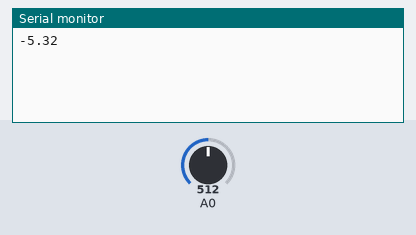
Bench run of a sketch on a simulated Arduino Uno, built with avr-gcc and run on an emulated ATmega328P. Parts: the last lines printed to the serial monitor. The inputs (shaded band) are chosen by the test bench; at power-on: A0 = 512.

Above: at 1.8 s.
1.9 s: A0 set to 716
At 2.8 s:
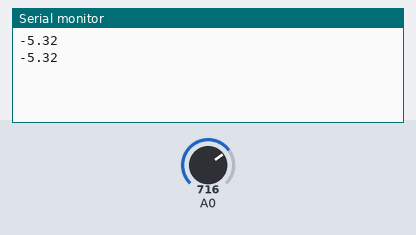
3.4 s: A0 set to 900
At 4.8 s:
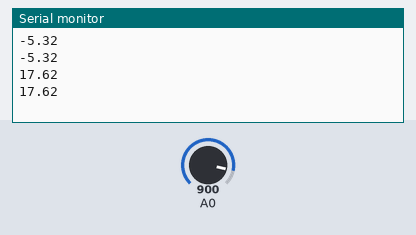
Timing chart, 0 to 6.4 s (numbered marks = the images above; inputs shaded):
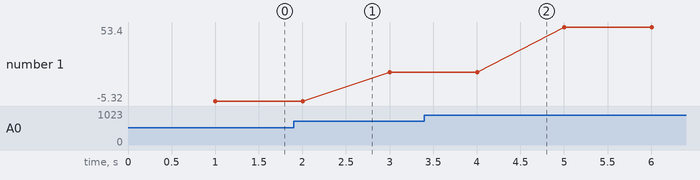

Measured:
- plotted number 1: -5.32 → 17.62 after the input at 1.9 s, 17.62 → 53.4 after the input at 3.4 s

The sketch:

Thermister.ino
```cpp
#include <math.h>

float A = 1.009249522e-03, B = 2.378405444e-04, C = 2.019202697e-07;

float T,logRt,Tf,Tc;

float Thermistor(int Vo) {

 logRt = log(10000.0*((1024.0/Vo-1)));

 T = (1.0 / (A + B*logRt + C*logRt*logRt*logRt));  // We get the temperature value in Kelvin from this Stein-Hart equation

 Tc = T - 273.15- 30;                     // Convert Kelvin to Celcius

 Tf = (Tc * 1.8) + 32.0 - 30;              // Convert Kelvin to Fahrenheit

 return T;

}


void setup(){


 Serial.begin(9600);

}


void loop()

{


Thermistor(analogRead(A0));
//Serial.println(A0);

delay(1000);
 Serial.println(Tc);


}
```
